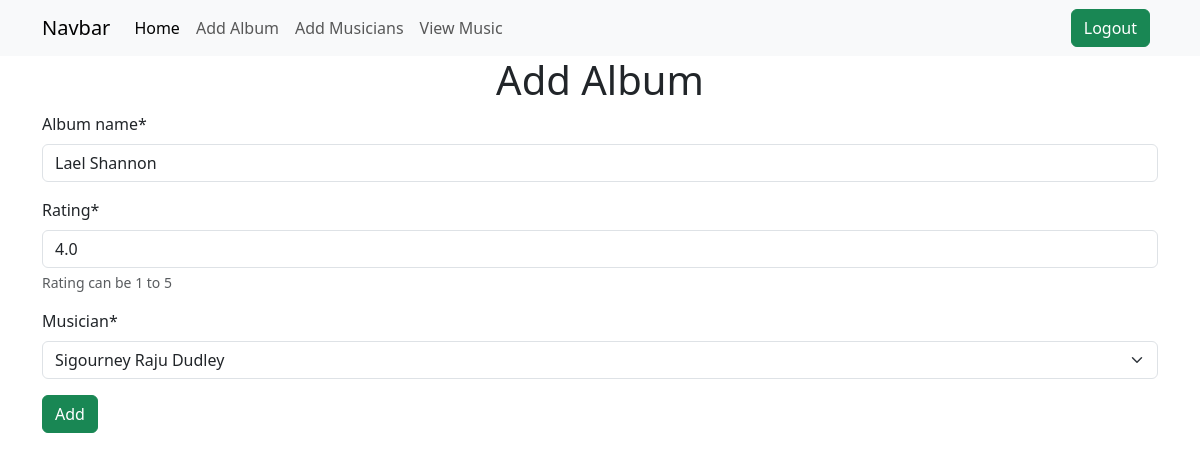
The page /musician/edit/album/10 (signed in) on the database its author committed.
### musicians/models.py (models this page shows, shortened)
class Album(models.Model):
    album_name = models.CharField(max_length=255)
    release_date = models.DateField(auto_now_add=True)
    rating = models.FloatField(
        validators=[MaxValueValidator(5.0), MinValueValidator(0.0)])
    musician = models.ForeignKey(Musician, on_delete=models.CASCADE)

### musicians/views.py (the view)
# urls.py: path('edit/album/<int:id>', views.UpdateAlbumView.as_view(), name="edit_album"),
@method_decorator(login_required, name="dispatch")
class UpdateAlbumView(UpdateView):
    model = Album
    form_class = AlbumsForm
    pk_url_kwarg = 'id'
    template_name = 'addAlbums.html'
    success_url = reverse_lazy("view_musics")

### musicians/form.py
class AlbumsForm(ModelForm):
    class Meta:
        model = Album
        fields = "__all__"
        help_texts = {
            "rating": "Rating can be 1 to 5",
        }

### musicians/models.py (called while the page is built)
    def __str__(self) -> str:
        return f"{self.first_name} {self.last_name} "

### musicians/templates/addAlbums.html (shortened to what this page needs)
{% extends "base.html" %}
{% load crispy_forms_tags %}
{% block mainContent %}
    <section class="container">
        <h1 class="text-center">Add Album</h1>
        <form method="post">
            {{ form |crispy }}
            <button class="btn btn-success">Add</button>
        </form>
    </section>
{% endblock mainContent %}

### rows shown on the page
Album: album_name "Lael Shannon", rating "4.0", musician "Sigourney Raju Dudley"
